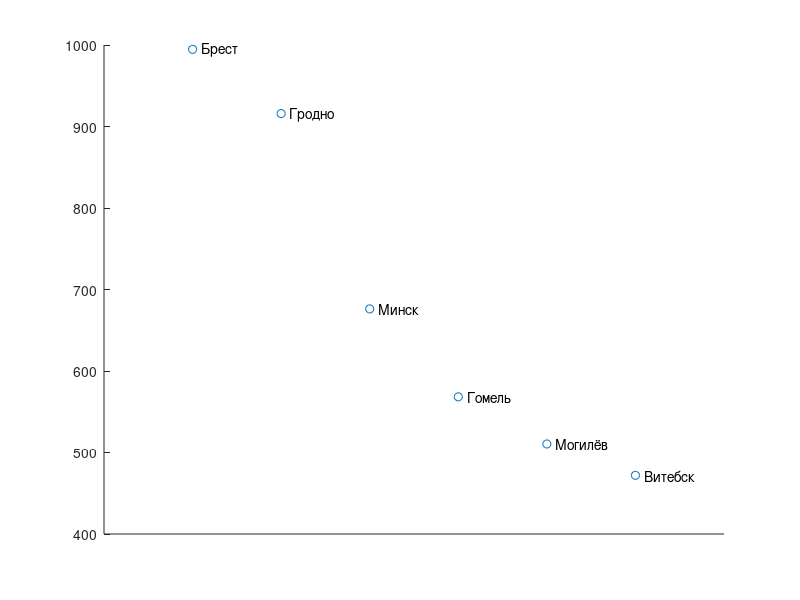

MATLAB code to generate this figure:
town = struct(
'town', {'Минск', 'Гомель', 'Могилёв', 'Витебск', 'Гродно', 'Брест'}, 
'obl', {'', 'Гомельская', 'Могилёвская', 'Витебская', 'Гродненская', 'Брестская'}, 
'distr', {'', 'Гомельский', '', 'Витебский', '', ''}, 
'admin', {'столица', 'город областного подчинения', 'областной центр', 'областной центр', 'областной центр', 'город областного подчинения'}, 
'square', {348.84, 139.77, 118.5, 134.601, 142.11, 146.12}, 
'citizen', {1982444, 535693, 381353, 377392, 370919, 347576}, 
'rail_st', {true, true, true, true, true, true}, 
'aero_st', {true, true, true, true, true, true}, 
'water_st', {false, false, false, false, true, true}, 
'n_school', {273, 77, 45, 49, 43, 31}, 
'n_univers', {23, 7, 7, 5, 4, 2}, 
'salary', {1018.4, 892.7, 833.2, 846.7, 857.6, 853.2}, 
'dist_mnk', {0, 280.67, 181.65, 222.18, 247.88, 325.82}, 
'dist_mcw', {676.2, 568.27, 510.48, 471.99, 915.87, 994.7}, 
'dist_brl', {954.7, 1189.15, 1136.06, 1139, 706.74, 703.98}, 
'coord', {'53-27', '52-30', '53-30', '55-30', '53-23', '52-23'}
);
c = cell(2, 6);
[c{1, :}] = deal(town.dist_mcw);
[c{2, :}] = deal(town.town);
[~, index] = sort(cell2mat(c(1, :)), 'descend');
c = c(:, index);
x = [1:6];
y = cell2mat(c(1, :));
scatter(x, y);
xticklabels([]);
xticks([]);
xlim([0, 7]);
text(x + 0.1, y, c(2, :));